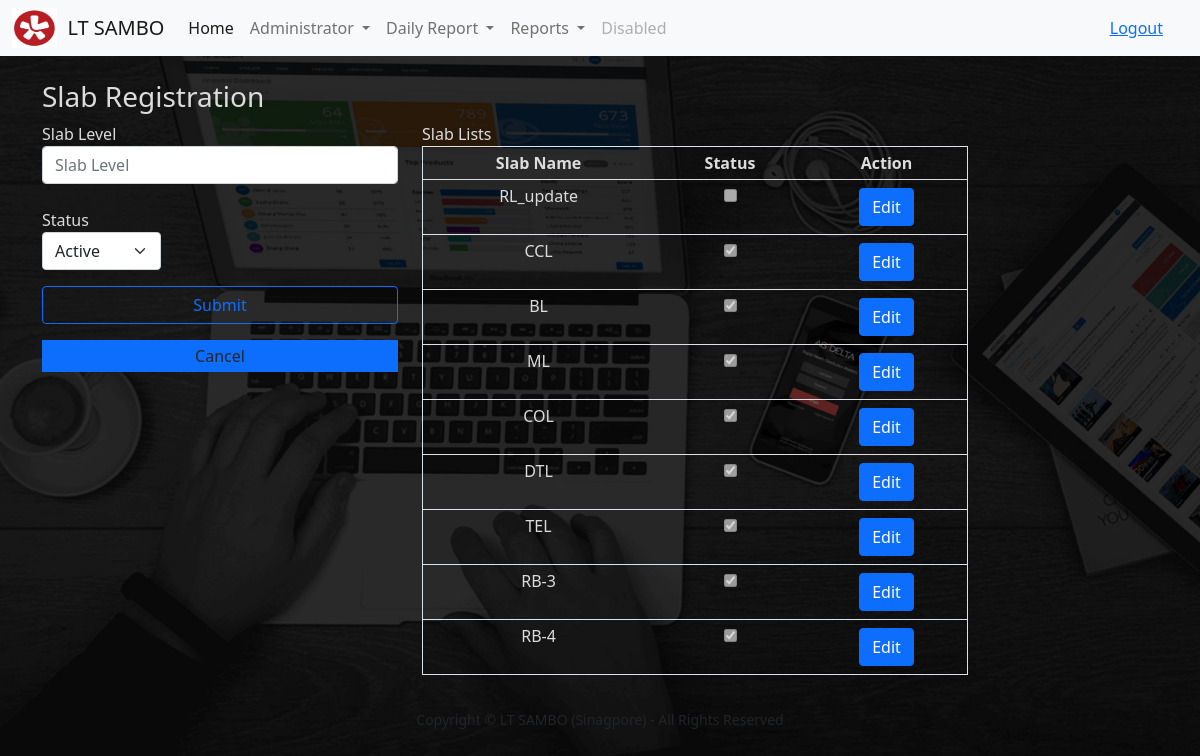
Screenshot of /slab_level/slab_level (signed in) with the database file from the repository.
### todo_list/models.py (models this page shows, shortened)
class Slab_Level(models.Model):
    TX_Slab_Level_Name = models.CharField(max_length=200)
    Is_Active = models.BooleanField(default=True)

### todo_list/views.py (the view)
# urls.py: path('slab_level/slab_level',views.slab_level, name='slab_level'),
def slab_level(request):
    if request.method == 'POST':
        form = SlabLevelForm(request.POST or None)
        if form.is_valid():
            form.save()
        slab_level_items = Slab_Level.objects.all
        messages.success(request, ('Item has been added to the list!'))
        return render(request, 'admin/slab_level_create.html', {'slab_level_items': slab_level_items})
    else:
        slab_level_items = Slab_Level.objects.all
        return render(request, 'admin/slab_level_create.html', {'slab_level_items': slab_level_items})

### todo_list/templates/admin/slab_level_create.html (shortened to what this page needs)
{% extends 'base.html' %}
{% load static %}
{% block content %}
<br><br>
<div class="container">
<div class="row">
    <h3 class="panel-title">
        <span class="english">Slab Registration</span>
    </h3>
    <form class="col-md-4 col-md-offset-2" method="post">
            <span>Slab Level</span>
            <input class="form-control col-md-6 me-2" type="input" placeholder="Slab Level" aria-label="TX_Slab_Level_Name" value="{{slab_level_item.TX_Slab_Level_Name}}" name ="TX_Slab_Level_Name" required><br>
                {% if slab_level_item.Is_Active == False %}
                    <div class="col-md-4 mb-3">
                      <label>Status</label>
                      <div class="col-sm-12">
                         <select class="form-select" name="Is_Active" aria-label="Default select example" required>
                            <option value=True>Active</option>
                             <option value=False selected>Inactive</option>
                        </select>
                    </div>
                    </div>
                {% else %}
                    <div class="col-md-4 mb-3">
                      <label>Status</label>
                      <div class="col-sm-12">
                         <select class="form-select" name="Is_Active" aria-label="Default select example" required>
                            <option value=True selected>Active</option>
                        </select>
                    </div>
                    </div>
                {% endif %}
        {% if slab_level_item %}
            <div class="d-grid gap-2">
                <button class="btn btn-outline-primary mb-3" type="submit">Update</button>
            </div>
        {% else %}
            <div class="d-grid gap-2">
                <button class="btn btn-outline-primary mb-3" type="submit">Submit</button>
            </div>
        {% endif %}
         <center><a class="dropdown-item secondary bg-primary" href="{% url 'slab_level' %}">Cancel</a></center>
    </form>
    <br>
    {%if slab_level_items %}
    <br>
    <div class="col-md-6 col-md-offset-2 primary md-2">
        <span> Slab Lists</span>
    <table class="table table-striped secondary border" style="Color:#dcdcdc; line-height:1;">
    <thead>
        <tr>
            <th><center>Slab Name</center></th>
            <th><center>Status</center></th>
            <th class="text-center"><center>Action</center></th>
        </tr>
    </thead>
      {% for things in slab_level_items %}
            <tr style="Color:#dcdcdc;">
                <td><center>{{ things.TX_Slab_Level_Name }} </center></td>
                {% if things.Is_Active %}
                    <td class="custom-control custom-checkbox" >
                        <center><input type="checkbox" class="custom-control-input" disabled checked></center>
                    </td>
                {% else %}
                    <td class="center custom-control custom-checkbox" >
                      <center><input type="checkbox" class="custom-control-input" disabled></center>
                    </td>
                {% endif %}
                <td class="text-center"><a class='btn btn-primary btn-xs' href="{% url 'edit' things.id %}"> Edit</a>
            </tr>
        {% endfor %}
    </table>
       </div>
   {% endif %}
</div>
</div>
{% endblock %}

### static/css/my_style.css (style rules this page uses)
body { background:#00bcd4; }

### rows the page displays
Slab_Level: TX_Slab_Level_Name "RL_update"
Slab_Level: TX_Slab_Level_Name "CCL"
Slab_Level: TX_Slab_Level_Name "BL"
Slab_Level: TX_Slab_Level_Name "ML"
Slab_Level: TX_Slab_Level_Name "COL"
Slab_Level: TX_Slab_Level_Name "DTL"
Slab_Level: TX_Slab_Level_Name "TEL"
Slab_Level: TX_Slab_Level_Name "RB-3"
Slab_Level: TX_Slab_Level_Name "RB-4"
